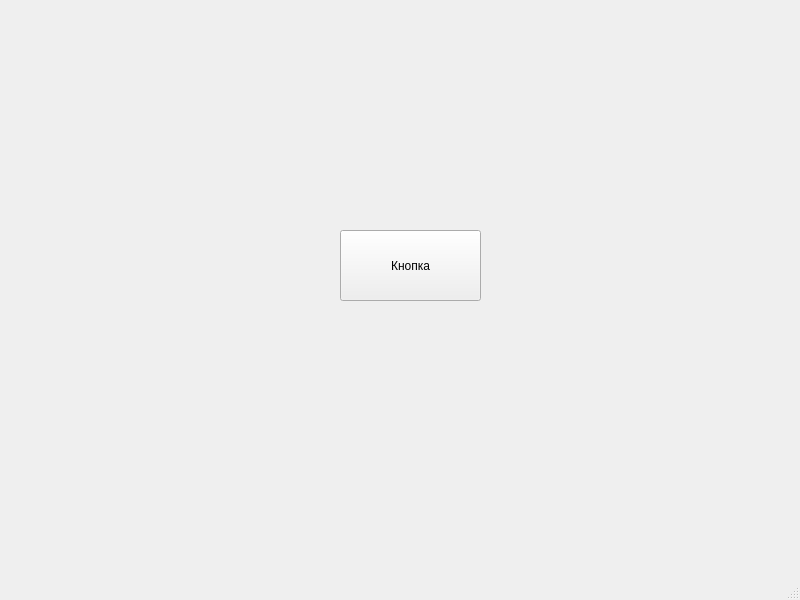
<?xml version="1.0" encoding="UTF-8"?>
<ui version="4.0">
 <class>MainWindow</class>
 <widget class="QMainWindow" name="MainWindow">
  <property name="geometry">
   <rect>
    <x>0</x>
    <y>0</y>
    <width>800</width>
    <height>600</height>
   </rect>
  </property>
  <property name="windowTitle">
   <string>MainWindow</string>
  </property>
  <widget class="QWidget" name="centralwidget">
   <widget class="QPushButton" name="pushButton">
    <property name="geometry">
     <rect>
      <x>340</x>
      <y>230</y>
      <width>141</width>
      <height>71</height>
     </rect>
    </property>
    <property name="text">
     <string>Кнопка</string>
    </property>
   </widget>
  </widget>
  <widget class="QMenuBar" name="menubar">
   <property name="geometry">
    <rect>
     <x>0</x>
     <y>0</y>
     <width>800</width>
     <height>26</height>
    </rect>
   </property>
  </widget>
  <widget class="QStatusBar" name="statusbar"/>
 </widget>
 <resources/>
 <connections/>
</ui>
